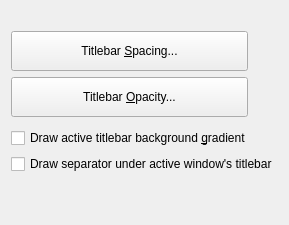
              <widget class="QWidget" name="tab_titlebar">
                <attribute name="title">
                  <string>&amp;Titlebar</string>
                </attribute>
                <layout class="QVBoxLayout" name="verticalLayout_5">
                  <item>
                    <spacer name="verticalSpacer_22">
                      <property name="orientation">
                        <enum>Qt::Orientation::Vertical</enum>
                      </property>
                      <property name="sizeType">
                        <enum>QSizePolicy::Policy::Fixed</enum>
                      </property>
                      <property name="sizeHint" stdset="0">
                        <size>
                          <width>20</width>
                          <height>20</height>
                        </size>
                      </property>
                    </spacer>
                  </item>
                  <item>
                    <widget class="QPushButton" name="titleBarSpacingButton">
                      <property name="sizePolicy">
                        <sizepolicy hsizetype="Fixed" vsizetype="Fixed">
                          <horstretch>0</horstretch>
                          <verstretch>0</verstretch>
                        </sizepolicy>
                      </property>
                      <property name="minimumSize">
                        <size>
                          <width>237</width>
                          <height>40</height>
                        </size>
                      </property>
                      <property name="text">
                        <string>Titlebar &amp;Spacing...</string>
                      </property>
                      <property name="icon">
                        <iconset theme="transform-crop-and-resize">
                          <normaloff>../.designer/backup</normaloff>../.designer/backup</iconset>
                      </property>
                    </widget>
                  </item>
                  <item>
                    <widget class="QPushButton" name="titleBarOpacityButton">
                      <property name="sizePolicy">
                        <sizepolicy hsizetype="Fixed" vsizetype="Fixed">
                          <horstretch>0</horstretch>
                          <verstretch>0</verstretch>
                        </sizepolicy>
                      </property>
                      <property name="minimumSize">
                        <size>
                          <width>237</width>
                          <height>40</height>
                        </size>
                      </property>
                      <property name="text">
                        <string>Titlebar &amp;Opacity...</string>
                      </property>
                      <property name="icon">
                        <iconset theme="edit-opacity" />
                      </property>
                    </widget>
                  </item>
                  <item>
                    <spacer name="verticalSpacer_4">
                      <property name="orientation">
                        <enum>Qt::Orientation::Vertical</enum>
                      </property>
                      <property name="sizeType">
                        <enum>QSizePolicy::Policy::Fixed</enum>
                      </property>
                      <property name="sizeHint" stdset="0">
                        <size>
                          <width>20</width>
                          <height>5</height>
                        </size>
                      </property>
                    </spacer>
                  </item>
                  <item>
                    <widget class="QCheckBox" name="drawBackgroundGradient">
                      <property name="text">
                        <string>Draw active titlebar background &amp;gradient</string>
                      </property>
                    </widget>
                  </item>
                  <item>
                    <widget class="QCheckBox" name="drawTitleBarSeparator">
                      <property name="text">
                        <string>Draw separator under active window's titlebar</string>
                      </property>
                    </widget>
                  </item>
                  <item>
                    <spacer name="verticalSpacer_19">
                      <property name="orientation">
                        <enum>Qt::Orientation::Vertical</enum>
                      </property>
                      <property name="sizeHint" stdset="0">
                        <size>
                          <width>20</width>
                          <height>40</height>
                        </size>
                      </property>
                    </spacer>
                  </item>
                </layout>
              </widget>
